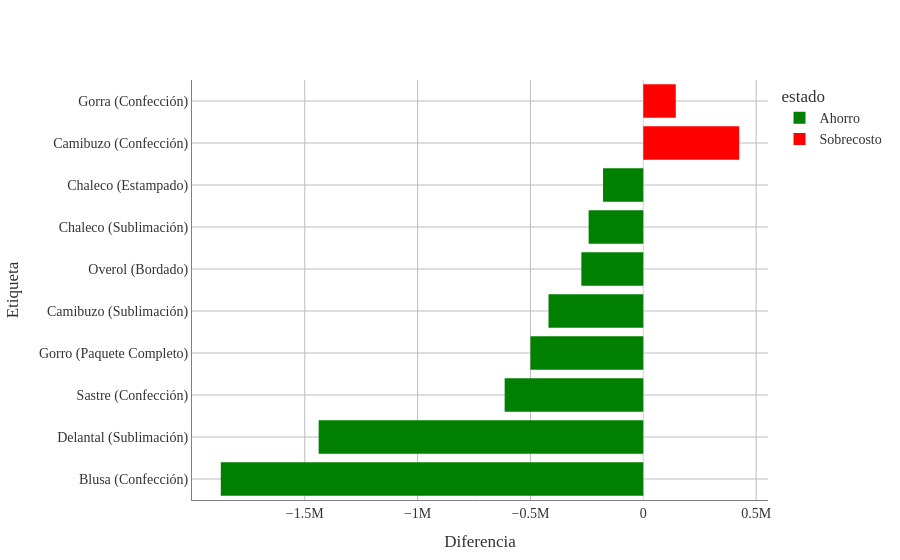

The code cell stored with this chart in its notebook:
### Markdown cell above
## Impacto económico general

### Code cell
# Solo creamos la columna de estado para el color del gráfico
df_costos['estado'] = df_costos['Diferencia'].apply(
    lambda x: 'Ahorro' if x < 0 else 'Sobrecosto'
)

# Sumamos la diferencia por OP para que solo exista una barra por etiqueta
df_consolidado_total = df_costos.groupby(['Categoría', 'estado', 'Proceso Producción']).agg({
    'Diferencia': 'median'
}).reset_index()

# Ahora sí calculamos el impacto absoluto sobre el total de la OP
df_consolidado_total['abs_impacto'] = df_consolidado_total['Diferencia'].abs()

# Top 10 de las OPs con mayor impacto real
top_impacto_total = df_consolidado_total.sort_values(by='abs_impacto', ascending=False).head(10)

top_impacto_total['Etiqueta'] = top_impacto_total['Categoría'] + " (" + top_impacto_total['Proceso Producción'].astype(str) + ")"

fig_total = px.bar(
    top_impacto_total,
    x='Diferencia',
    y='Etiqueta',
    orientation='h',
    color='estado',
    color_discrete_map={'Ahorro': 'green', 'Sobrecosto': 'red'},
)

# Esto elimina las líneas negras que dividen los segmentos dentro de la barra
fig_total.update_traces(marker_line_width=0) 
fig_total.update_layout(
    # 1. Fondo transparente
    paper_bgcolor='rgba(0,0,0,0)',
    plot_bgcolor='rgba(0,0,0,0)',
    
    # 2. Tipografía Times New Roman
    font=dict(
        family="Times New Roman, Times, serif",
        size=14,
        color="#333333" # Color de letra gris muy oscuro (casi negro)
    ),
    
    # Ajuste opcional de márgenes para que la letra no se corte
    margin=dict(t=80, b=50, l=50, r=50)
)

# 3. Líneas de cuadrícula más oscuras
fig_total.update_xaxes(
    showgrid=True, 
    gridwidth=1, 
    gridcolor='#bdbdbd', # Un gris más marcado (puedes usar 'gray' si lo quieres aún más oscuro)
    linecolor='gray',    # Línea del eje principal en negro
    zeroline=True,        # Mantener la línea del cero...
    zerolinecolor='#d3d3d3', # ...pero usar un gris mucho más suave (LightGrey)
    zerolinewidth=1
)

fig_total.update_yaxes(
    showgrid=True, 
    gridwidth=1, 
    gridcolor='#bdbdbd', 
    linecolor='gray'
)

fig_total.show()

### Figure 1 — Plotly figure (JSON) as saved in the notebook; plotly's stock layout.template omitted (floating-point values rounded to 4 significant figures)
{"data": [{"hovertemplate": "estado=Ahorro<br>Diferencia=%{x}<br>Etiqueta=%{y}<extra></extra>", "legendgroup": "Ahorro", "marker": {"color": "green", "line": {"width": 0}, "pattern": {"shape": ""}}, "name": "Ahorro", "orientation": "h", "showlegend": true, "textposition": "auto", "type": "bar", "x": [-1872000.0, -1438000.0, -614200.0, -500000.0, -420000.0, -274500.0, -242200.0, -178300.0], "xaxis": "x", "y": ["Blusa (Confección)", "Delantal (Sublimación)", "Sastre (Confección)", "Gorro (Paquete Completo)", "Camibuzo (Sublimación)", "Overol (Bordado)", "Chaleco (Sublimación)", "Chaleco (Estampado)"], "yaxis": "y"}, {"hovertemplate": "estado=Sobrecosto<br>Diferencia=%{x}<br>Etiqueta=%{y}<extra></extra>", "legendgroup": "Sobrecosto", "marker": {"color": "red", "line": {"width": 0}, "pattern": {"shape": ""}}, "name": "Sobrecosto", "orientation": "h", "showlegend": true, "textposition": "auto", "type": "bar", "x": [425000.0, 144000.0], "xaxis": "x", "y": ["Camibuzo (Confección)", "Gorra (Confección)"], "yaxis": "y"}], "layout": {"barmode": "relative", "font": {"color": "#333333", "family": "Times New Roman, Times, serif", "size": 14}, "legend": {"title": {"text": "estado"}, "tracegroupgap": 0}, "margin": {"b": 50, "l": 50, "r": 50, "t": 80}, "paper_bgcolor": "rgba(0,0,0,0)", "plot_bgcolor": "rgba(0,0,0,0)", "xaxis": {"anchor": "y", "domain": [0, 1], "gridcolor": "#bdbdbd", "gridwidth": 1, "linecolor": "gray", "showgrid": true, "title": {"text": "Diferencia"}, "zeroline": true, "zerolinecolor": "#d3d3d3", "zerolinewidth": 1}, "yaxis": {"anchor": "x", "domain": [0, 1], "gridcolor": "#bdbdbd", "gridwidth": 1, "linecolor": "gray", "showgrid": true, "title": {"text": "Etiqueta"}}}}
